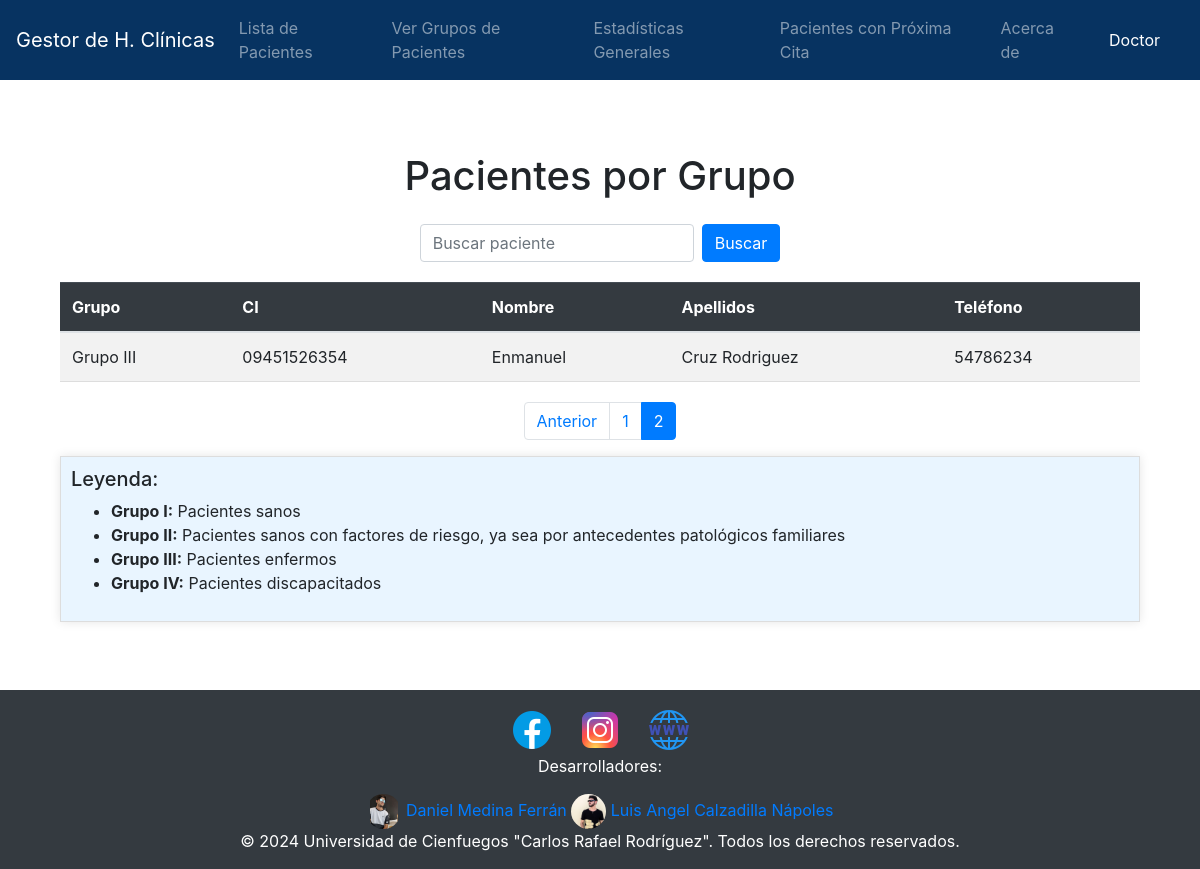
Page /grupos-pacientes/?page=2&search= (signed in) on the committed database.
### Historia/models.py (models this page shows, shortened)
class Grupos(models.Model):
    id = models.IntegerField(primary_key=True)
    grupo = models.CharField(max_length=255)

class Paciente(models.Model):
    ci = models.CharField(primary_key=True, max_length=11)
    nombre = models.CharField(max_length=50)
    apellidos = models.CharField(max_length=50)
    telefono = models.IntegerField(null=True)
    direccion = models.CharField(max_length=50)
    SEXO_CHOICES = (
        ('M', 'Masculino'),
        ('F', 'Femenino'),
    )
    sexo = models.CharField(max_length=1, choices=SEXO_CHOICES)
    RAZA_CHOICES = (
        ('B', 'Blanco'),
        ('N', 'Negro'),
    )
    raza = models.CharField(max_length=1, choices=RAZA_CHOICES)
    edad = models.IntegerField()

### Historia/views/grupos.py (the view, shortened to what this page needs)
# urls.py: path('grupos-pacientes/', grupos.grupos_pacientes, name='grupos_pacientes'),
@login_required(login_url="/")
def grupos_pacientes(request):
    pacientes = []
    search_term = request.GET.get('search', '')
    paciente_ultima_fecha_grupo = {}
    fechas_por_paciente = {}
    for fecha in Fecha.objects.all().order_by('-fecha_inicial'):
        if fecha.paciente not in fechas_por_paciente:
            fechas_por_paciente[fecha.paciente] = fecha
    for paciente, fecha in fechas_por_paciente.items():
        try:
            egeneral = fecha.egeneral
            if egeneral:
                try:
                    efaparato = egeneral.efaparato
                    if efaparato:
                        grupo = efaparato.grupos
                        paciente_ultima_fecha_grupo[paciente] = grupo.grupo
                except ObjectDoesNotExist:
                    pass
        except ObjectDoesNotExist:
            pass
    for paciente in paciente_ultima_fecha_grupo.keys():
        grupo = paciente_ultima_fecha_grupo[paciente]
        pacientes.append({
            'grupo': grupo,
            'ci': paciente.ci,
            'nombre': paciente.nombre,
            'apellidos': paciente.apellidos,
            'telefono': paciente.telefono,
        })
    paginator = Paginator(pacientes, 5)  # 5 pacientes por página
    page_number = request.GET.get('page')
    paginated_patients = paginator.get_page(page_number)
    context = {
        'pacientes': paginated_patients,
        'search': search_term,  # Para mantener el valor en el formulario
    }
    return render(request, 'grupos/grupos_pacientes.html', context)

### Historia/templates/grupos/grupos_pacientes.html (shortened to what this page needs)
{% extends 'base.html' %}
{% block content %}
<div class="container-fluid">
    <h1 class="text-center my-4">Pacientes por Grupo</h1>
    <div class="d-flex justify-content-center mb-3">
        <form class="search-form d-flex" method="GET" action="{% url 'grupos_pacientes' %}">
            <input type="text" class="form-control mr-2" name="search" placeholder="Buscar paciente" value="{{ request.GET.search }}" />
            <button type="submit" class="btn btn-primary">Buscar</button>
        </form>
    </div>
    <div class="table-container">
        <table class="table table-striped fixed-table">
            <thead class="table-dark">
                <tr>
                    <th>Grupo</th>
                    <th>CI</th>
                    <th>Nombre</th>
                    <th>Apellidos</th>
                    <th>Teléfono</th>
                </tr>
            </thead>
            <tbody>
                {% for paciente in pacientes %}
                <tr>
                    <td>{{ paciente.grupo }}</td>
                    <td>{{ paciente.ci }}</td>
                    <td>{{ paciente.nombre }}</td>
                    <td>{{ paciente.apellidos }}</td>
                    <td>{{ paciente.telefono }}</td>
                </tr>
                {% empty %}
                <tr>
                    <td colspan="5" class="text-center">No hay pacientes que mostrar.</td>
                </tr>
                {% endfor %}
            </tbody>
        </table>
    </div>
    <nav aria-label="Navegación de páginas">
        <ul class="pagination justify-content-center">
            {% if pacientes.has_previous %}
            <li class="page-item">
                <a class="page-link" href="?page={{ pacientes.previous_page_number }}&search={{ request.GET.search }}">Anterior</a>
            </li>
            {% endif %}
            {% for num in pacientes.paginator.page_range %}
                {% if pacientes.number == num %}
                    <li class="page-item active"><a class="page-link">{{ num }}</a></li>
                {% else %}
                    <li class="page-item"><a class="page-link" href="?page={{ num }}&search={{ request.GET.search }}">{{ num }}</a></li>
                {% endif %}
            {% endfor %}
        </ul>
    </nav>
    <div class="content-block">
        <h5>Leyenda:</h5>
        <ul>
            <li><strong>Grupo I:</strong> Pacientes sanos</li>
            <li><strong>Grupo II:</strong> Pacientes sanos con factores de riesgo, ya sea por antecedentes patológicos familiares</li>
            <li><strong>Grupo III:</strong> Pacientes enfermos</li>
            <li><strong>Grupo IV:</strong> Pacientes discapacitados</li>
        </ul>
    </div>
</div>
{% endblock %}

### Historia/templates/base.html (shortened to what this page needs)
<!DOCTYPE html>
<html lang="en">
<head>
    {% load static %}
    <link rel="stylesheet" href="{% static 'css/bootstrap.min.css' %}">
    <link rel="stylesheet" href="https://cdnjs.cloudflare.com/ajax/libs/font-awesome/5.15.4/css/all.min.css" />
</head>
<body>
    <nav class="navbar navbar-expand-lg navbar-dark no-pdf" style="background-color: #073361;">
        <a class="navbar-brand" href="{% url 'home' %}">Gestor de H. Clínicas</a>
        <div class="collapse navbar-collapse" id="navbarNav">
            <ul class="navbar-nav">
                <li class="nav-item">
                    <a class="nav-link" href="{% url 'lista_pacientes' %}">Lista de Pacientes</a>
                </li>
                <li class="nav-item">
                    <a class="nav-link" href="{% url 'grupos_pacientes' %}">Ver Grupos de Pacientes</a>
                </li>
                <li class="nav-item">
                    <a class="nav-link" href="{% url 'estadisticas_generales' %}">Estadísticas Generales</a>
                </li>
                <li class="nav-item">
                    <a class="nav-link" href="{% url 'pacientes_con_proxima_cita' %}">Pacientes con Próxima Cita</a>
                </li>
                <li class="nav-item">
                    <a class="nav-link" href="{% url 'about' %}">Acerca de</a>
                </li>
            </ul>
        </div>
        <div class="navbar">
            <div class="navbar-nav">
                <li class="nav-item">
                    <span class="nav-link text-white">{{ user.first_name }}</span>
                </li>
            </div>
        </div>
    </nav>
    <div class="container my-5 content">{% block content %} {% endblock %}</div>
	<footer class="no-pdf">
		<div class="footer-content">
			<div class="footer-container">
				<div class="footer-icons">
					<a href="https://www.facebook.com/ucfgos/" aria-label="Facebook">
						<img src="{% static 'icons/facebook.png' %}" alt="Facebook">
					</a>
					<a href="https://instagram.com/ucfgos" aria-label="Instagram">
						<img src="{% static 'icons/instagram.png' %}" alt="Instagram">
					</a>
					<a href="http://www.ucf.edu.cu/" aria-label="Web">
						<img src="{% static 'icons/web.png' %}" alt="Web">
					</a>
				</div>
				<div class="footer-developers">
					<p>Desarrolladores:</p>
					<div class="developer-icons">
						<a href="https://instagram.com/danielmedina_0111" aria-label="medina">
							<img src="{% static 'icons/medina.jpg' %}" alt="Daniel Medina Ferrán" class="developer-icon-img">
							<span>Daniel Medina Ferrán</span>
						</a>
						<a href="https://instagram.com/luis_elcorona" aria-label="luisangel">
							<img src="{% static 'icons/luisangel.jpg' %}" alt="Luis Angel Calzadilla Nápoles" class="developer-icon-img">
							<span>Luis Angel Calzadilla Nápoles</span>
						</a>
					</div>
				</div>
			</div>
		</div>
		<p class="mb-0 text-center">© {{ year }} 2024 Universidad de Cienfuegos "Carlos Rafael Rodríguez". Todos los derechos reservados.</p>
	</footer>
</body>
</html>

### Historia/templates/base.html (style rules this page uses)
body { display: flex; flex-direction: column; min-height: 100vh; margin: 0; }
.content { flex: 1; }
.navbar-nav { position: relative; }
.nav-link { color: white; text-decoration: none; }
footer { background-color: #343a40; color: #ffffff; padding: 1rem; text-align: center; width: 100%; }
.footer-icons a { color: #ffffff; margin: 0 0.5rem; }
.developer-icon-img { border-radius: 50%; width: 35px; height: 35px; object-fit: contain; }

### Historia/templates/grupos/grupos_pacientes.html (style rules this page uses)
.table-container { margin-top: 20px; max-width: 100%; overflow-x: auto; }
.table { width: 100%; border-collapse: collapse; margin: 0; font-size: 1rem; }
.table th, .table td { padding: 12px; text-align: left; border-bottom: 1px solid #ddd; }
.table th { color: white; position: sticky; top: 0; z-index: 1; }
.pagination { margin-top: 20px; }
.page-link { color: #007bff; }
.page-item.active .page-link { background-color: #007bff; border-color: #007bff; color: white; }
.content-block { background-color: #e9f5ff; padding: 10px 15px; margin-bottom: 20px; flex: 1; border: 1px solid #ddd; padding: 10px; box-shadow: 0 0 10px rgba(0,0,0,0.1); }

### rows in the picture
Grupos: grupo "Grupo III"
Paciente: ci "09451526354", nombre "Enmanuel", apellidos "Cruz Rodriguez"

### other values in the picture
{{ user.first_name }} "Doctor"
{{ paciente.telefono }} "54786234"
{{ num }} "1"
{{ num }} "2"
